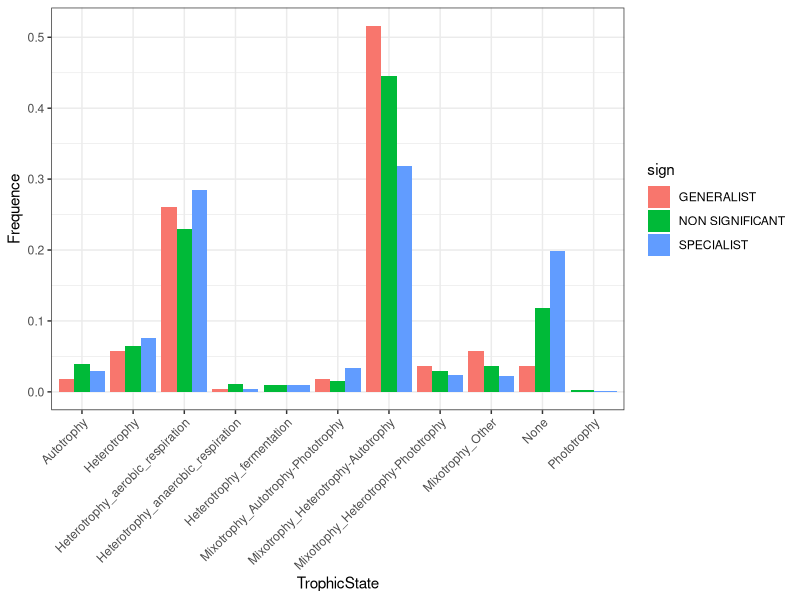
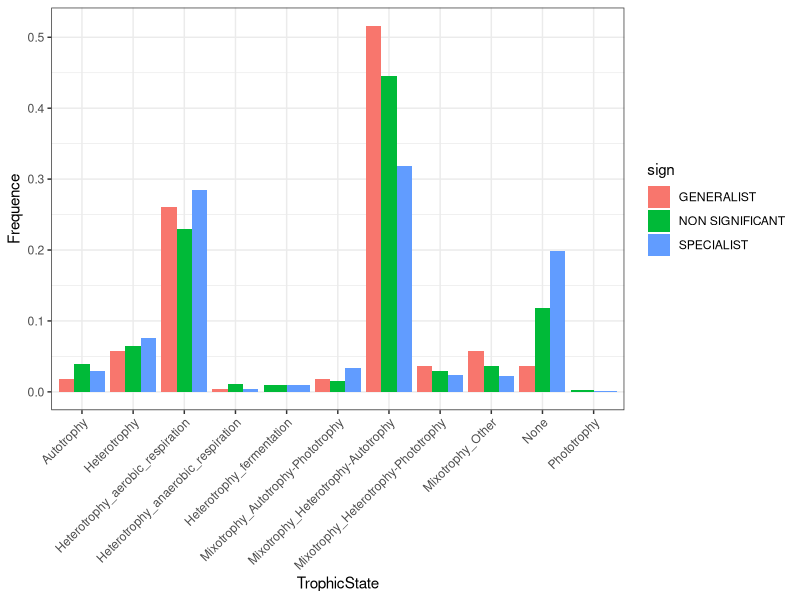

These charts were generated, in order, by the following R code:
library(tidyverse)
dat_troph <- read_tsv("data/pMAGs_trophicState.txt")
specgen <- read_tsv("data/pMAGs_spec_gen.tsv")
maxcov <- read_tsv("data/pMAGs_cov_sum.txt")
metadata <- read_tsv("data/metadata_NOMIS_sed_chem.txt")

dat_merge <- merge(dat_troph, specgen, by = "MAGs")

dat_summary <- dat_troph%>%
  right_join(specgen, join_by("MAGs")) %>%
  group_by(sign, TrophicState)%>%
  summarise(n = n())%>%
  ungroup()%>%
  group_by(sign)%>%
  mutate(Frequence = round(n / sum(n), 3))
  

ggplot(dat_summary, aes(x = TrophicState, y = Frequence, fill = sign))+
  geom_bar(stat = "identity",position = "dodge")+
  theme_bw()+
  theme(axis.text.x = element_text(angle =45, hjust = 1))

ggsave("TrophicStateSpecGen.pdf")
